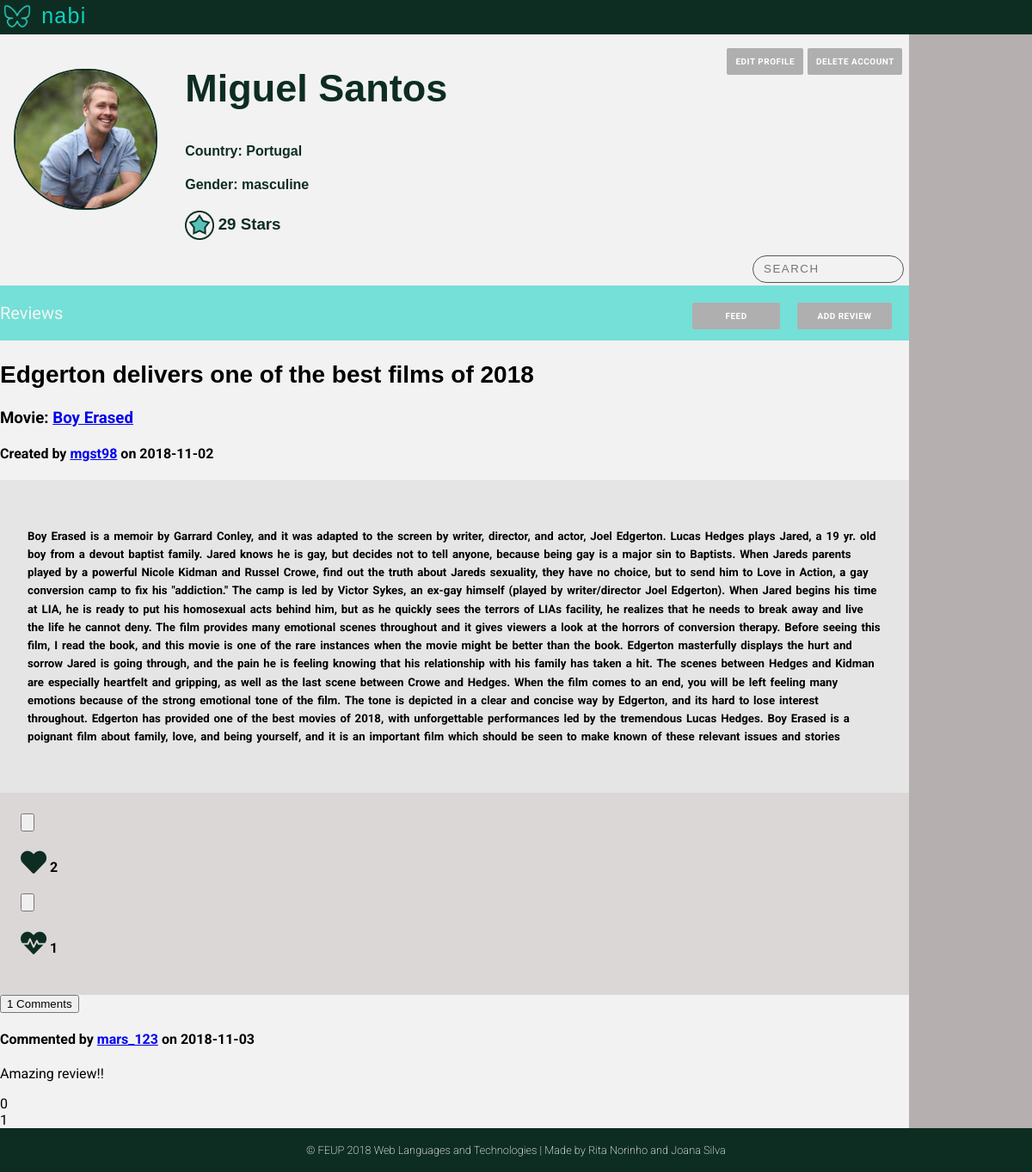
Before: /pages/profile.php (signed in) with the older database file.
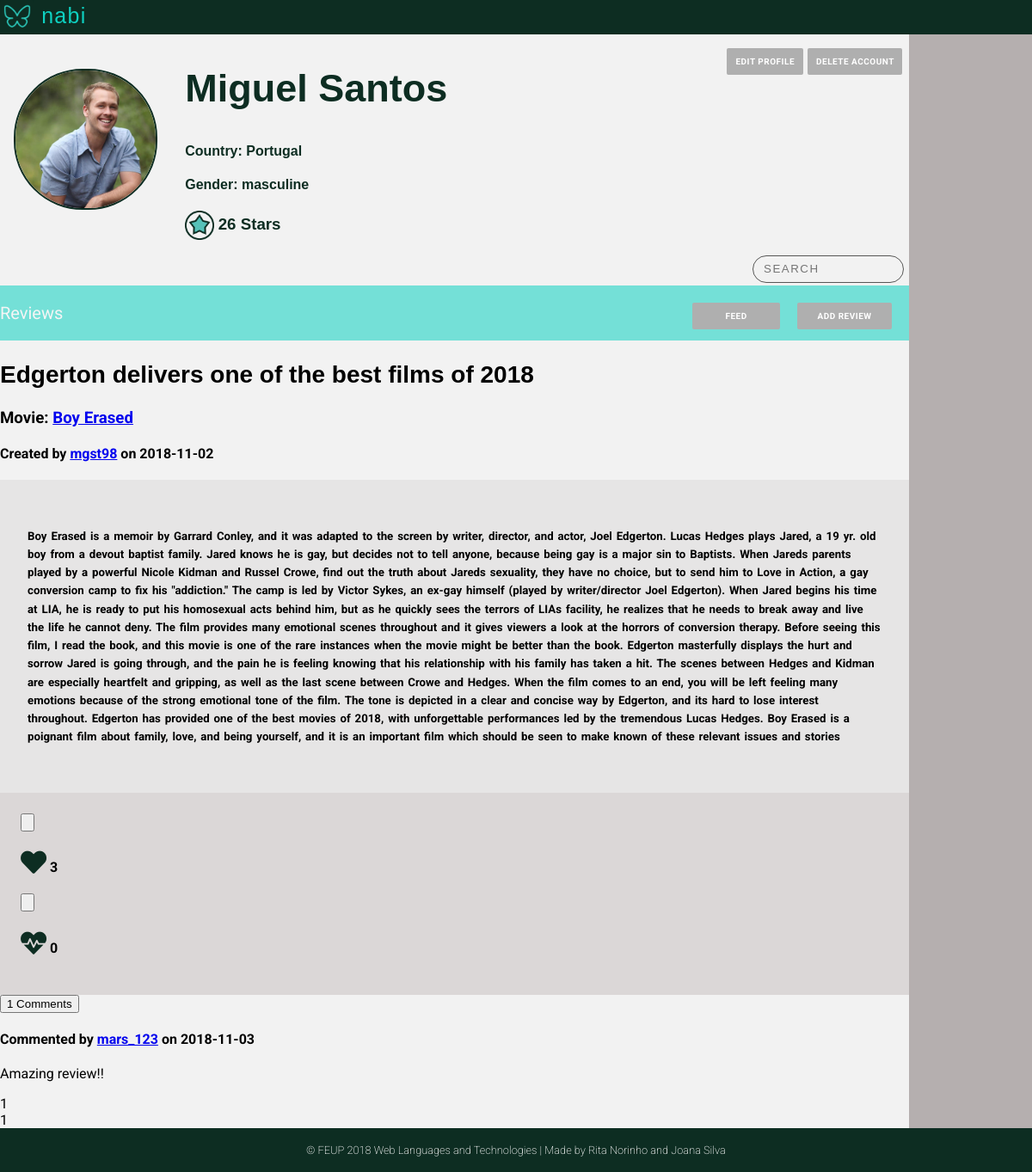
After: the same page with the newer database file.
### tables this page shows
CREATE TABLE User (
    ID        INTEGER PRIMARY KEY AUTOINCREMENT,
    FirstName STRING NOT NULL,
    LastName  STRING NOT NULL,
    Username  STRING UNIQUE NOT NULL,
    Gender    STRING NOT NULL,
    Birthday  DATE NOT NULL,
    Country   STRING NOT NULL,
    Email     STRING UNIQUE NOT NULL,
    Password  CHAR (256) NOT NULL,  
    Photo     STRING DEFAULT "default.jpg",
    Points    INTEGER
    
);

CREATE TABLE Review (
    ID          INTEGER PRIMARY KEY AUTOINCREMENT,
    Title       STRING  NOT NULL,
    UserID      INTEGER REFERENCES User(ID) ON DELETE CASCADE,
    MovieID     INTEGER REFERENCES Movie(ID) ON DELETE CASCADE,
    ReviewDate  DATE NOT NULL,
    Description STRING NOT NULL
    
);

CREATE TABLE Comment (
    ID          INTEGER PRIMARY KEY AUTOINCREMENT,
    UserID      INTEGER REFERENCES User(ID) ON DELETE CASCADE,
    CommentDate DATE NOT NULL,
    ReviewID    INTEGER REFERENCES Review(ID) ON DELETE CASCADE,
    Description STRING NOT NULL
    
);

### pages/profile.php (called while the page is built, shortened)
<?php
    include_once('../templates/common/tpl_header.php');
    include_once('../templates/tpl_profile.php');
    include_once('../templates/tpl_draw_reviews.php');
    include_once('../templates/common/tpl_footer.php');
    include_once('../database/db_user.php');
    include_once('../database/db_comments.php');
    if (isset($_GET['username'])){
        $username=$_GET['username'];
    }
    else {
        $username=$_SESSION['username'];
    }
    $user_info = getUserInfo($username);
    $user_reviews=getUserReviews($username);
    foreach ($user_reviews as $k => $review){
        $user_reviews[$k]['MovieName'] = getMovieName($review['MovieID']);
        $user_reviews[$k]['UserName'] = $user_info['Username'];
        $user_reviews[$k]['NumberComments'] = getNumberComments($review['ID'],$review['UserID']);
        $user_reviews[$k]['Heart'] = getLikesReview($review['ID']);
        $user_reviews[$k]['Dislike'] = getDisLikesReview($review['ID']);
        $user_reviews[$k]['Comments']=getCommentsReview($review['ID']);
        foreach($user_reviews[$k]['Comments'] as $j => $comment){
            $user_reviews[$k]['Comments'][$j]['Username']=getUsername($comment['UserID']);
            $user_reviews[$k]['Comments'][$j]['Likes']=getLikesComment($comment['ID']);
            $user_reviews[$k]['Comments'][$j]['Dislikes']=getDislikesComment($comment['ID']);
        }
    }
    draw_profile($user_info,$user_reviews);
?>

### database/db_user.php (called while the page is built, shortened)
<?php
  function getID($username) {
    $db = Database::instance()->db();
    try {
      $stmt = $db->prepare('SELECT ID FROM User WHERE username = ?');
      $stmt->execute(array($username));
      if($row = $stmt->fetch()){
        return $row['ID'];
      }
    }catch(PDOException $e) {
      return -1;
    }
  }
  function getUserInfo($username) {
      $db = Database::instance()->db();
      $stmt = $db->prepare('SELECT * FROM User WHERE username = ?');
      $stmt->execute(array($username));
      return  $stmt->fetch();
  }
  function getUserReviews($username){
    $id=getID($username);
    $db = Database::instance()->db();
    $allReviews= $db->prepare('SELECT * FROM Review WHERE UserID = ?');
    $allReviews->execute(array($id));
    $reviews= $allReviews->fetchAll();
    return $reviews;
  }
?>

### database/db_comments.php (called while the page is built, shortened)
<?php
function getCommentsReview($reviewId)
{
  $db = Database::instance()->db();
  $stmt = $db->prepare('SELECT * FROM Comment WHERE ReviewID = ?');
  $stmt->execute(array($reviewId));
  $allReviews= $stmt->fetchAll();
  return $allReviews;
}
?>

### templates/tpl_profile.php (the view, shortened to what this page needs)
<body>
<?php function draw_profile($userinfo, $reviews) { ?>
<div class="profile_container">
    <div class="profile_header">
        <header>
        <p>  <img src="../assets/mininabi.png" alt="Nabi logo (butterfly)" width="40" height="40"> nabi
       </header>
    </div>
    <div class="side_nav">
    </div>
      <div class="profile_photo">
          <?php if(!(file_exists("../assets/profilePhotos/".getID($_SESSION['username']).".jpg"))){ ?>
            <img src="../assets/profilePhotos/default.jpg" width="100" height="100" alt="profile avatar">
          <?php } else{ ?>
            <img src="../assets/profilePhotos/<?=getID($_SESSION['username'])?>.jpg" width="100" height="100" alt="profile avatar">
           <?php } ?>
     </div>
    <div class="profile_info" >
        <div class="edit_profile">
           <p>
           <div class="delete">
                <input onclick="openBox('Delete Account')" type="submit" value="Delete Account"/>
            </div>
             <a href="edit_profile.php" class="edit"> edit profile </a>
            </p>
       </div>
        <div class="profile_name">
            <h2>
                  <?=$userinfo['FirstName']?> <?=$userinfo['LastName']?>
            </h2>
        </div>
        <div class="profile_country">
            <h4> Country: <?=$userinfo['Country']?> </h4>
        </div>
        <div class="profile_gender">
            <h4> Gender: <?=$userinfo['Gender']?> </h4>
        </div>
        <div class="profile_points">
        <h3><img src="../assets/star.png" alt ="star icon" >
            <?=$userinfo['Points']?> Stars </h3>
        </div>
        <div class="search_container">
          <input class="search_input" type="text" placeholder="Search">
        </div>
    </div>
    <div class="Reviews">
        <p>Reviews
        <input  onclick="openBox('Add Review')" type="submit" value ="Add Review">
        <a href="main_page.php"> Feed </a>
        </p>
    </div>
     <div class="profile_reviews">
        <?php draw_reviews($reviews); ?>
    </div>
    <div class="profile_footer">
         <?php draw_footer(); ?>
    </div>
<?php } ?>
    </body>
    </html>

### templates/common/tpl_header.php (shortened to what this page needs)
<!DOCTYPE html>
<html>
<head>
    <link rel="stylesheet" href="../css/style.css">
    <link rel="stylesheet" href="https://use.fontawesome.com/releases/v5.3.1/css/all.css">
</head>

### templates/tpl_draw_reviews.php (shortened to what this page needs)
 <?php include_once(__DIR__.'/tpl_review.php');
        include_once(__DIR__.'/tpl_comment.php'); ?>
<body>
    <?php function draw_reviews($reviews){?>
    <?php foreach($reviews as $review){?>
        <article data-id="<?=$review['ID']?>" user-id="<?=$review['UserID']?>">
        <div class="review_info">
             <h2><?=$review['Title']?> </h2>
            <h3> Movie: <a href="movie.php?movie_id=<?php echo htmlentities($review['MovieID'])?>"><?=$review['MovieName']?></a> </h3>
            <h4> Created by
            <a href="profile.php?username=<?php echo htmlentities($review['UserName'])?>"><?=$review['UserName']?></a>
            on <?=$review['ReviewDate']?></h4>
        </div>
        <div class="review_content">
            <h5><?=$review['Description']?></h5>
        </div>
        <div class="review_likes">
                <div class="likes">
                    <input type="button">
                    <h4><span class="fas fa-heart" ></span>
                    <?=$review['Heart']?></h4>
                </div>
                <div class="dislikes">
                    <input type="button">
                    <h4><span class="fas fa-heartbeat"></span>
                    <?=$review['Dislike']?></h4>
                </div>
        </div>
         <div class="comments">
            <input type="button" value="<?=$review['NumberComments']?> Comments">
            <div class="allComments">
            <?php foreach($review['Comments'] as $comment){?>
                <?php draw_comment($comment);?>
            <?php }?>
            </div>
        </div>
        <?php }?>
    <?php }?>
</body>

### templates/tpl_comment.php
<?php function draw_comment($comment){?>
<div class="comment" data-id="<?=$comment['ID']?>" user-id="<?=$comment['UserID']?>">
<h4> Commented by
<a href="profile.php?username=<?php echo htmlentities($comment['Username'])?>"><?=$comment['Username']?></a>
  on <?=$comment['CommentDate']?></h4>
  <p><?=$comment['Description']?></p>
  <span class="likes"><?=$comment['Likes']?></span> <br>
  <span class="dislikes"><?=$comment['Dislikes']?></span>
  </div>
  </div>
  <?php }?>

### templates/common/tpl_footer.php
<?php function draw_footer(){?>
<footer>
    <p> &#169; FEUP 2018 Web Languages and Technologies | Made by Rita Norinho and Joana Silva  </p>
</footer>
<?php } ?>

### css/style.css (style rules this page uses)
body { margin: 0 auto; font-family: 'Roboto', sans-serif; --bg-color-dark: #0D2D22; --bg-color-light: #0ED1C1; --panel-color: #FFFFFF; --logo-font-color: #00311D; --input-color: #f2f2f2; --bg-color-nav:rgba(14, 209, 193, 0.548); --bg-color-sidenav:rgba(177, 171, 171, 0.932); --color-buttons:rgb(175, 175, 175); background-image: url('../assets/background.jpg'); background-position: center; background-attachment: fixed; background-repeat: no-repeat; background-size: cover; }
header { text-align: center; background-color: var(--bg-color-dark); }
footer p { padding:1.4em; text-align: center; background-color: var(--bg-color-dark); font-size: 0.8em; font-weight: 200; color:white; margin:0; }
div.profile_container { background-color: var(--input-color); background-image: none; display: grid; font-family: "Roboto", 'sans-serif'; grid-template-columns: auto 6fr 1fr; grid-template-rows: auto 1fr auto auto auto; grid-template-areas: "header header header" "image info goto" "nav nav goto" "reviews reviews goto" "footer footer footer"; }
.profile_header, .feed_header { grid-area: header; background-color: var(--bg-color-dark); padding: 0; }
.profile_header p, .feed_header p { text-align: left; font-family: 'Candara',sans-serif; font-size: 25px; margin: 0; letter-spacing: 0.05em; color: var(--bg-color-light); padding: 0; margin-right: 0; }
.profile_header p img, .feed_header p img { vertical-align: middle; }
.Reviews p a, .Reviews p button, .Reviews input[type="submit"] { -webkit-appearance: none; margin-right: 2em; width: 8.2em; text-align: center; margin-top:0em; }
.Reviews p button, .Reviews input[type="submit"], .edit_profile input[type="submit"], .comments input[type="submit"] { cursor: pointer; border: 0; width: 11em; }
div.profile_info { grid-area: info; font-family: 'Candara',sans-serif; color: var(--bg-color-dark); padding-left: 1em; }
.profile_points img { width: 25pt; height: 25pt; vertical-align: middle; }
.profile_photo { grid-area: image; padding: 1em; padding-top: 2.5em; }
.profile_photo img { margin:0; width: 10.2em; height: 10em; object-fit: cover; border: 2px solid var(--bg-color-dark); border-radius: 5em; }
.profile_name h2 { font-size: 45px; }
.edit_profile a , .Reviews p a,.Reviews p button, .upload_photo input[type="file"], .upload_photo input[type="submit"], .Reviews input[type="submit"], .edit_profile input[type="submit"], .comments input[type="submit"] { float: right; letter-spacing: 0.05em; font-family: "Roboto",'sans-serif'; text-transform: uppercase; text-decoration: none; font-weight: bold; background: var(--color-buttons); padding: 10px; color: var(--panel-color); font-size: 10px; border-radius: 2px; }
.profile_info p { margin-top: 1em; margin-right: 1em; }
.edit { margin-right:0.5em; }
.delete { margin-right:0.5em; }
.side_nav { background-color: var(--bg-color-sidenav); grid-area: goto; font-size: 25px; font-family: "Roboto",sans-serif; }
.Reviews { grid-area: nav; background-color: var(--bg-color-nav); color: whitesmoke; font-size: 20px; }
.search_container { width: 150px; margin: 0; float: right; margin-right: 2em; margin-bottom: 0.2em; font-family: 'Raleway', sans-serif; }
.search_input { width: 100%; padding: 6px 12px; background-color: transparent; transition: transform 250ms ease-in-out; font-size: 12x; line-height: 18px; color: #575756; background-color: transparent; background-image: url(http://mihaeltomic.com/codepen/input-search/ic_search_black_24px.svg); background-repeat: no-repeat; background-size: 16px 16px; background-position: 95% center; border-radius: 50px; border: 1px solid #575756; transition: all 250ms ease-in-out; backface-visibility: hidden; transform-style: preserve-3d; }
.search_input::placeholder { color: color(#575756 a(0.8)); text-transform: uppercase; letter-spacing: 1.5px; }
div.profile_reviews { grid-area: reviews; }
.review_info h2 { font-family: 'Candara', sans-serif; font-weight: bold; font-size: 28px; }
.review_content { margin: 0; font-family: 'Roboto', sans-serif; background-color: #d8d5d579; font-size: 16px; font-weight: 200; word-spacing: 0.1em; padding: 2em; line-height: 1.6; }
.review_likes { background-color: #c0b8b879; padding: 1.5em; }
.likes h4 span, .dislikes h4 span { font-size: 30px; color: var(--bg-color-dark); }
.profile_footer { grid-area: footer; }

Changed rows visible on the page:
changed user "Miguel": Points "29" → "26"
computed for review: Heart "2" → "3"; Dislike "1" → "0"
computed for comment "Amazing review!!": Likes "0" → "1"
